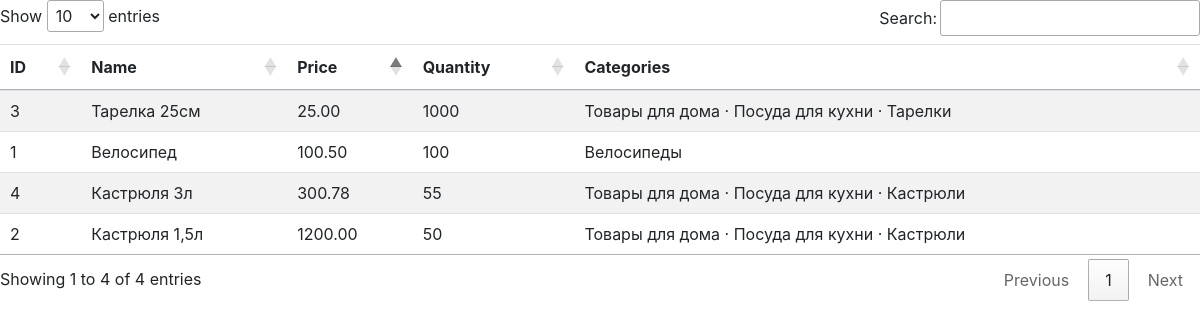
Screenshot of /products/ with the database file from the repository.
### polls/models.py (models this page shows, shortened)
class Product(models.Model):
    title = models.CharField(max_length=200)
    category = models.ForeignKey(Category, on_delete=models.CASCADE)
    quantity = models.IntegerField(default=0, blank=False, null=False)
    price = models.DecimalField(max_digits=10, decimal_places=2, default=Decimal('0.00'))

class Category(models.Model):
    title = models.CharField(max_length=200)
    parent = models.ForeignKey('self', on_delete=models.CASCADE, null=True, blank=True, related_name='children')
    def get_category_hierarchy(self):
        categories = []
        category = self
        while category:
            categories.append(category.title)
            category = category.parent
        return ' · '.join(reversed(categories))

### polls/views.py (the view)
# urls.py: path('products/', product_list, name='product_list'),
def product_list(request):
    products = Product.objects.all().order_by('price')
    return render(request, 'product_list.html', {'products': products})

### polls/templates/product_list.html (shortened to what this page needs)
{% load static %}
<!DOCTYPE html>
<html>
<head>
    <link rel="stylesheet" href="https://stackpath.bootstrapcdn.com/bootstrap/4.3.1/css/bootstrap.min.css">
    <link rel="stylesheet" href="https://cdn.datatables.net/1.10.20/css/jquery.dataTables.min.css">
</head>
<body>
    <table id="productTable" class="table table-striped">
        <thead>
            <tr>
                <th>ID</th>
                <th>Name</th>
                <th>Price</th>
                <th>Quantity</th>
                <th>Categories</th>
            </tr>
        </thead>
        <tbody>
            {% for product in products %}
                <tr>
                    <td>{{ product.id }}</td>
                    <td>{{ product.title }}</td>
                    <td>{{ product.price }}</td>
                    <td>{{ product.quantity }}</td>
                    <td>{{ product.category.get_category_hierarchy }}</td>
                </tr>
            {% endfor %}
        </tbody>
    </table>
</body>
</html>

### rows the page displays
Product: id "3", title "Тарелка 25см", price "25.00", quantity "1000", category.get_category_hierarchy "Товары для дома · Посуда для кухни · Тарелки"
Product: id "1", title "Велосипед", price "100.50", quantity "100", category.get_category_hierarchy "Велосипеды"
Product: id "4", title "Кастрюля 3л", price "300.78", quantity "55", category.get_category_hierarchy "Товары для дома · Посуда для кухни · Кастрюли"
Product: id "2", title "Кастрюля 1,5л", price "1200.00", quantity "50", category.get_category_hierarchy "Товары для дома · Посуда для кухни · Кастрюли"
